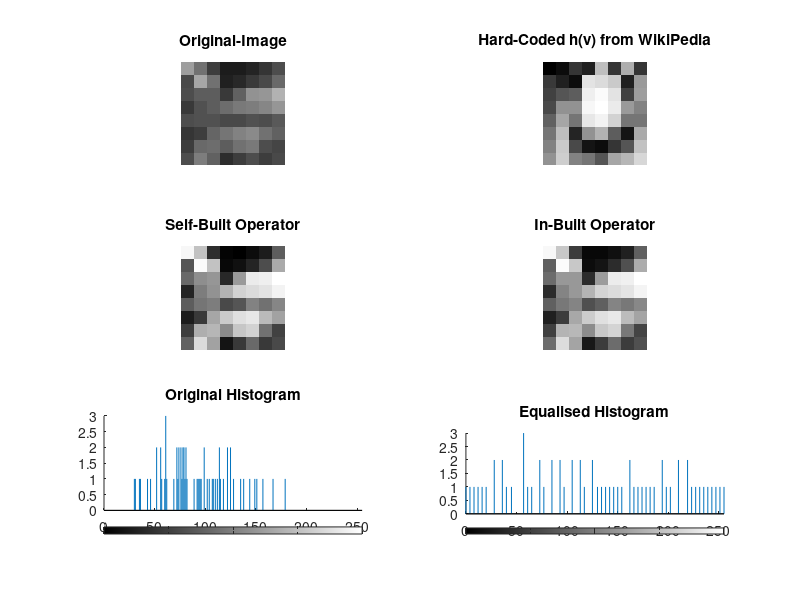

Source code (MATLAB):
%% Histogram Equalisation 14 Jan 2026
% Nenavath Dhanush Rathod
% Input: Image
% Output: Image (Histogram Equalised)

%% Defaults
clc;
clear all;
close all;

%% river Example - Hardcoded Histogram Equalisation
myImage = [
 [157, 114,  60,  31,  30,  36,  52,  76],
 [ 74, 167, 114,  35,  43,  56,  73, 104],
 [ 78,  93,  95,  57,  96, 144, 149, 179],
 [ 56,  81,  94, 108, 122, 125, 135, 151],
 [ 76,  80,  81,  72,  74,  82,  79,  89],
 [ 52,  61, 102, 118, 128, 138, 112,  99],
 [ 62, 107, 110,  92, 115, 122,  79,  69],
 [ 77, 125,  99,  46,  61,  78,  61,  72]
];

myImage = cast(myImage, "uint8");
subplot(3,2,1);
imshow(myImage);
title("Original-Image");

eq_img_1 = [0	12	53	32	190	53	174	53
            57	32	12	227	219	202	32	154
            65	85	93	239	251	227	65	158
            73	146	146	247	255	235	154	130
            97	166	117	231	243	210	117	117
            117	190	36	146	178	93	20	170
            130	202	73	20	12	53	85	194
            146	206	130	117	85	166	182	215];

eq_img_1 = cast(eq_img_1, "uint8");
subplot(3,2,2), imshow(eq_img_1), title("Hard-Coded h(v) from WikiPedia");
subplot(3,2,5), imhist(myImage), title("Original Histogram");


%% Self-Built Histogram Equalisation Operation
[R,C] = size(myImage);
counts = imhist(myImage);
cdf_counts = cumsum(counts);
cdf_min = cdf_counts(find(cdf_counts > 0, 1));
L = 256; % 8 bit image
eq_img_2 = zeros(R,C, "uint8");

for row = 1:R
    for col = 1:C
        curr_pixel = myImage(row,col);
        h_v = round(((cdf_counts(curr_pixel + 1) - cdf_min)/((R*C)-cdf_min))*(L-1));
        eq_img_2(row,col) = h_v;
    end
end
subplot(3,2,3), imshow(eq_img_2), title("Self-Built Operator");
subplot(3,2,6), imhist(eq_img_2), title("Equalised Histogram");

%% In-built operator
eq_img_3 = histeq(myImage);
subplot(3,2,4);
imshow(eq_img_3);
title("In-Built Operator");
